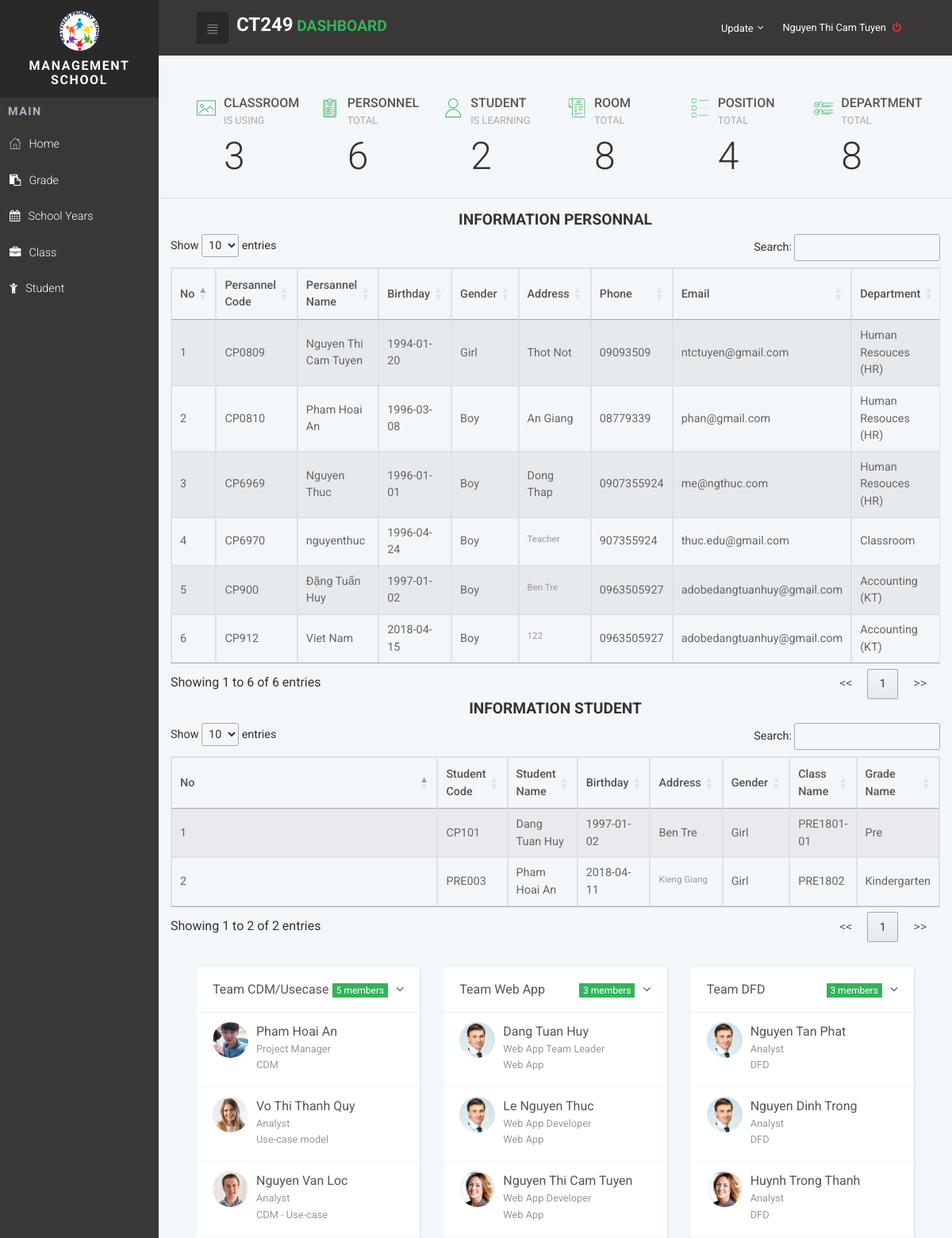
The app's page /index.php (signed in, upper part), older data.
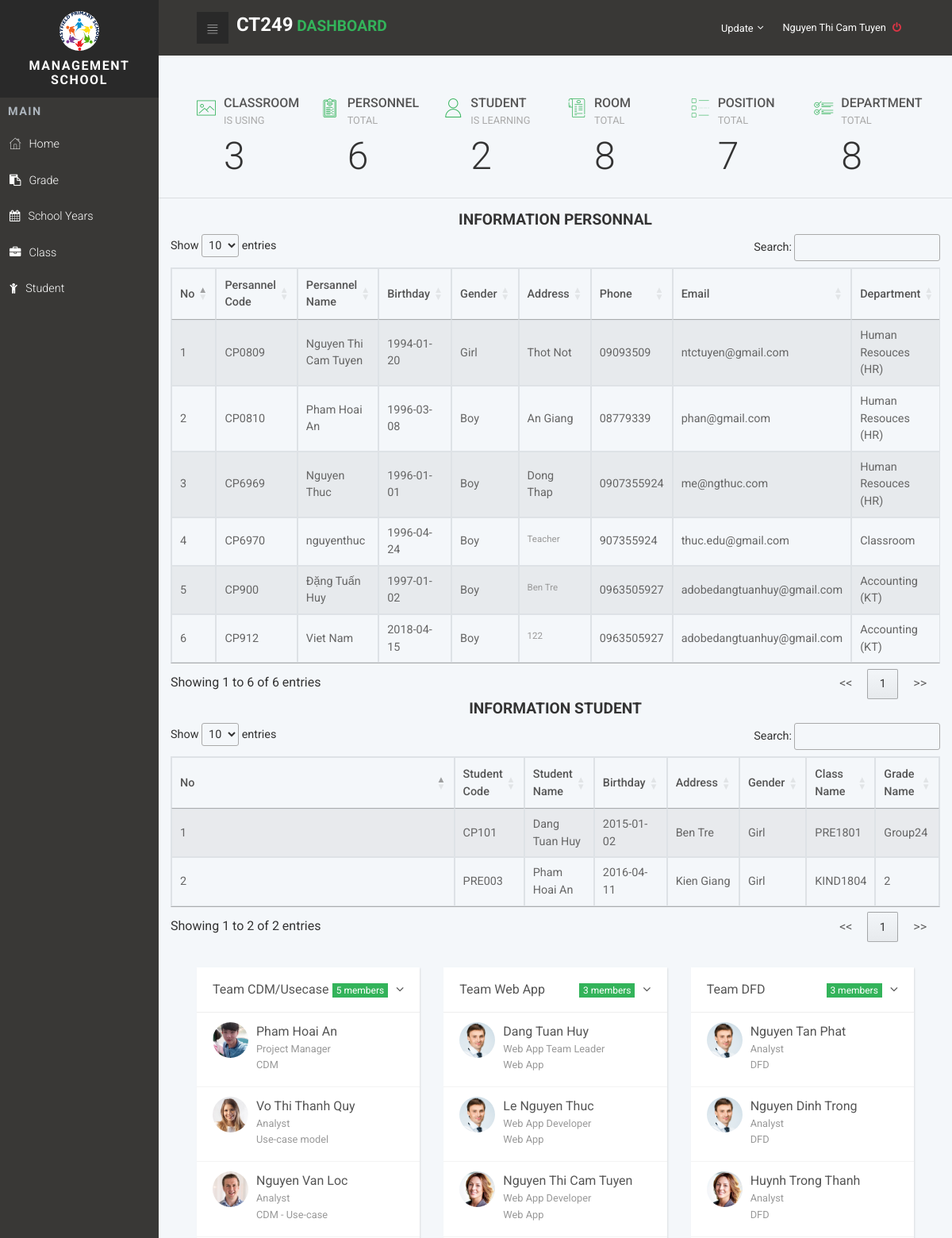
The same page, newer data.
### tables this page shows
CREATE TABLE IF NOT EXISTS `Student` (
  `StudentCode` varchar(155) NOT NULL,
  `StudentName` varchar(155) NOT NULL,
  `StudentBirth` date NOT NULL,
  `StudentGender` int(11) NOT NULL DEFAULT '0',
  `StudentAddress` varchar(150) NOT NULL,
  `YourFatherName` varchar(70) NOT NULL,
  `JobFather` varchar(50) DEFAULT NULL,
  `YourMotherName` varchar(70) NOT NULL,
  `JobMother` varchar(50) DEFAULT NULL,
  `PhoneHouse` varchar(50) NOT NULL,
  `StudentStatus` smallint(6) DEFAULT '1',
  `ClassId` int(11) DEFAULT NULL
);

CREATE TABLE IF NOT EXISTS `Class` (
  `ClassId` int(10) NOT NULL,
  `ClassName` varchar(100) NOT NULL,
  `Enrollment` int(10) unsigned NOT NULL,
  `ClassStatus` tinyint(4) DEFAULT '0',
  `GradeId` int(11) NOT NULL
);

CREATE TABLE IF NOT EXISTS `Grade` (
  `GradeId` int(11) NOT NULL,
  `GradeName` varchar(50) NOT NULL
);

### body.php (the view, shortened to what the changed rows need)
<section class="dashboard-counts section-padding">
  <div class="container-fluid">
    <div class="row">
      <div class="col-xl-2 col-md-4 col-6">
        <div class="wrapper count-title d-flex">
          <div class="icon"><i class="icon-picture"></i></div>
          <div class="name"><strong class="text-uppercase">CLASSROOM</strong><span>IS USING</span>
            <?php
            $result = mysqli_query($conn," SELECT `ClassId`, `ClassName`, `Enrollment`, `ClassStatus`, `GradeId` FROM `Class` WHERE `ClassStatus`=1");
            $num_rows = mysqli_num_rows($result);
            ?>
            <div class="count-number"><?=$num_rows?></div>
          </div>
        </div>
      </div>
      <div class="col-xl-2 col-md-4 col-6">
        <div class="wrapper count-title d-flex">
          <div class="icon"><i class="icon-padnote"></i></div>
          <div class="name"><strong class="text-uppercase">PERSONNEL</strong><span>TOTAL</span>
            <?php
            $result1=mysqli_query($conn,"SELECT * FROM `Personnel` ");
            $num_rows1 = mysqli_num_rows($result1);
            ?>
            <div class="count-number"><?=$num_rows1?></div>
          </div>
        </div>
      </div>
      <div class="col-xl-2 col-md-4 col-6">
        <div class="wrapper count-title d-flex">
          <div class="icon"><i class="icon-user"></i></div>
          <div class="name"><strong class="text-uppercase">STUDENT</strong><span>IS LEARNING</span>
            <?php
            $result2 = mysqli_query($conn," SELECT * FROM `Student` WHERE `StudentStatus`=1");
            $num_rows2 = mysqli_num_rows($result2);
            ?>
            <div class="count-number"><?=$num_rows2?></div>
          </div>
        </div>
      </div>
      <div class="col-xl-2 col-md-4 col-6">
        <div class="wrapper count-title d-flex">
          <div class="icon"><i class="icon-bill"></i></div>
          <div class="name"><strong class="text-uppercase">ROOM</strong><span>TOTAL</span>
            <?php
            $result3 = mysqli_query($conn,"SELECT * FROM `Class`");
            $num_rows3 = mysqli_num_rows($result3)
            ?>
            <div class="count-number"><?=$num_rows3?></div>
          </div>
        </div>
      </div>
      <div class="col-xl-2 col-md-4 col-6">
        <div class="wrapper count-title d-flex">
          <div class="icon"><i class="icon-list"></i></div>
          <div class="name"><strong class="text-uppercase">POSITION</strong><span>TOTAL</span>
            <?php
            $result4 = mysqli_query($conn,"SELECT `PositionId`, `PositionName`, `PositionDetails`, `DepartmentId` FROM `Position`");
            $num_rows4 = mysqli_num_rows($result4)
            ?>
            <div class="count-number"><?=$num_rows4?></div>
          </div>
        </div>
      </div>
      <div class="col-xl-2 col-md-4 col-6">
        <div class="wrapper count-title d-flex">
          <div class="icon"><i class="icon-list-1"></i></div>
          <div class="name"><strong class="text-uppercase">DEPARTMENT</strong><span>TOTAL</span>
            <?php
            $result5 = mysqli_query($conn,"SELECT `DepartmentId`, `DepartmentName`, `DepartmentDetails` FROM `Department` ");
            $num_rows5 = mysqli_num_rows($result5)
            ?>
            <div class="count-number"><?=$num_rows5?></div>
          </div>
        </div>
      </div>
    </div>
  </div>
  <hr/>
  <section class="statistics">
    <div class="container">
      <h3 class="text-center">INFORMATION PERSONNAL</h3>
      <table class="table-striped table-responsive table-bordered" id="myTable">
       <thead>
        <tr>
         <th ><strong>No</strong></th>
         <th class="col-md-1"><strong>Persannel Code</strong></th>
         <th class="col-md-1"><strong>Persannel Name</strong></th>
         <th class="col-md-1"><strong>Birthday</strong></th>
         <th class="col-md-1"><strong>Gender</strong></th>
         <th class="col-md-1"><strong>Address</strong></th>
         <th class="col-md-1"><strong>Phone</strong></th>
         <th class="col-md-1"><strong>Email</strong></th>
         <th class="col-md-1"><strong>Department</strong></th>
       </tr>
     </thead>
     <tbody>
      <?php
      $num=1;
      $result = mysqli_query($conn,"SELECT
        `PersonnelCode`,`PersonnelName`,`PersonnelBirth`,
        `PersonnelGender`,`PersonnelAddress`,`PersonnelNum`,`PersonnelEmail`,`DepartmentName`, `PositionName`
        FROM `Personnel` p
        JOIN `Position` ON `Position`.PositionId = p.`PositionId`
        JOIN `Department` ON `Department`.DepartmentId = `Position`.`PositionId`");
      while($row=mysqli_fetch_array($result, MYSQLI_ASSOC))
      {
       ?>
       <tr>
        <td><?php echo $num ?></td>
        <td><?php echo $row["PersonnelCode"] ?></td>
        <td><?php echo $row["PersonnelName"] ?></td>
        <td><?php echo $row["PersonnelBirth"] ?></td>
        <td><?php echo $row["PersonnelGender"] == 0 ?"Boy" : "Girl" ?></td>
        <td><?php echo $row["PersonnelAddress"] ?></td>
        <td><?php echo $row["PersonnelNum"] ?></td>
        <td><?php echo $row["PersonnelEmail"] ?></td>
        <td><?php echo $row["DepartmentName"] ?></td>
      </tr>
      <?php
      $num++;
    }
    ?>
  </tbody>
</table>
</div>
</section>
<section class="statistics">
  <div class="container">
    <h3 class="text-center">INFORMATION STUDENT</h3>
    <table class="table-striped table-responsive table-bordered" id="myTable1">
     <thead>
      <tr>
       <th ><strong>No</strong></th>
       <th class="col-md-1"><strong>Student Code</strong></th>
       <th class="col-md-1"><strong>Student Name</strong></th>
       <th class="col-md-1"><strong>Birthday</strong></th>
       <th class="col-md-1"><strong>Address</strong></th>
       <th class="col-md-1"><strong>Gender</strong></th>
       <th class="col-md-1"><strong>Class Name</strong></th>
       <th class="col-md-1"><strong>Grade Name</strong></th>
     </tr>
   </thead>
   <tbody>
    <?php
    $num1=1;
    $result = mysqli_query($conn,"SELECT `StudentCode`,`StudentName`,`StudentBirth`,`StudentGender`,`StudentAddress`, `ClassName`, GradeName
      FROM `Student` st
      JOIN `Class`  ON Class.`ClassId` = st.`ClassId`
      JOIN Grade ON Grade.GradeId = Class.ClassId");
    while($row=mysqli_fetch_array($result, MYSQLI_ASSOC))
    {
     ?>
     <tr>
      <td><?php echo $num1 ?></td>
      <td><?php echo $row["StudentCode"] ?></td>
      <td><?php echo $row["StudentName"] ?></td>
      <td><?php echo $row["StudentBirth"] ?></td>
      <td><?php echo $row["StudentAddress"] ?></td>
      <td><?php echo $row["StudentGender"] ==1 ?"Boy" : "Girl" ?></td>
      <td><?php echo $row["ClassName"] ?></td>
      <td><?php echo $row["GradeName"] ?></td>
    </tr>
    <?php
    $num1 ++;
  }
  ?>
</tbody>
</table>
</div>
</section>
<section class="mt-30px mb-30px">
  <div class="container-fluid">
    <div class="row">
      <div class="col-lg-4 col-md-12">
        <div id="daily-feeds" class="card updates daily-feeds">
          <div id="feeds-header" class="card-header d-flex justify-content-between align-items-center">
            <h2 class="h5 display"><a data-toggle="collapse" data-parent="#daily-feeds" href="#tda-box" aria-expanded="true" aria-controls="tda-box">Team CDM/Usecase</a></h2>
            <div class="right-column">
              <div class="badge badge-primary">5 members</div><a data-toggle="collapse" data-parent="#daily-feeds" href="#tda-box" aria-expanded="true" aria-controls="tda-box"><i class="fa fa-angle-down"></i></a>
            </div>
          </div>
          <div id="tda-box" role="tabpanel" class="collapse show">
            <div class="feed-box">
              <ul class="feed-elements list-unstyled">
                <li class="clearfix">
                  <div class="feed d-flex justify-content-between">
                    <div class="feed-body d-flex justify-content-between"><a href="#" class="feed-profile"><img src="img/2.png" alt="person" class="img-fluid rounded-circle"></a>
                      <div class="content"><strong>Pham Hoai An</strong><small>Project Manager </small>
                        <div class="full-date"><small>CDM</small></div>
                      </div>
                    </div>
                  </div>
                </li>
                <li class="clearfix">
                  <div class="feed d-flex justify-content-between">
                    <div class="feed-body d-flex justify-content-between"><a href="#" class="feed-profile"><img src="img/avatar-5.jpg" alt="person" class="img-fluid rounded-circle"></a>
                      <div class="content"><strong>Vo Thi Thanh Quy</strong><small>Analyst </small>
                        <div class="full-date"><small>Use-case model</small></div>
                      </div>
                    </div>
                  </div>
                </li>
                <li class="clearfix">
                  <div class="feed d-flex justify-content-between">
                    <div class="feed-body d-flex justify-content-between"><a href="#" class="feed-profile"><img src="img/avatar-1.jpg" alt="person" class="img-fluid rounded-circle"></a>
                      <div class="content"><strong>Nguyen Van Loc</strong><small>Analyst </small>
                        <div class="full-date"><small>CDM - Use-case</small></div>
                      </div>
                    </div>
                  </div>
                </li>
              </ul>
            </div>
          </div>
        </div>
      </div>
      <div class="col-lg-4 col-md-6">
        <div id="daily-feeds" class="card updates daily-feeds">
          <div id="feeds-header" class="card-header d-flex justify-content-between align-items-center">
            <h2 class="h5 display"><a data-toggle="collapse" data-parent="#daily-feeds" href="#td-box" aria-expanded="true" aria-controls="td-box">Team Web App</a></h2>
            <div class="right-column">
              <div class="badge badge-primary">3 members</div><a data-toggle="collapse" data-parent="#daily-feeds" href="#td-box" aria-expanded="true" aria-controls="td-box"><i class="fa fa-angle-down"></i></a>
            </div>
          </div>
          <div id="td-box" role="tabpanel" class="collapse show">
            <div class="feed-box">
              <ul class="feed-elements list-unstyled">
                <li class="clearfix">
                  <div class="feed d-flex justify-content-between">
                    <div class="feed-body d-flex justify-content-between"><a href="#" class="feed-profile"><img src="img/avatar-2.jpg" alt="person" class="img-fluid rounded-circle"></a>
                      <div class="content"><strong>Dang Tuan Huy</strong><small>Web App Team Leader  </small>
                        <div class="full-date"><small>Web App</small></div>
                      </div>
                    </div>
                  </div>
                </li>
                <li class="clearfix">
                  <div class="feed d-flex justify-content-between">
                    <div class="feed-body d-flex justify-content-between"><a href="#" class="feed-profile"><img src="img/avatar-2.jpg" alt="person" class="img-fluid rounded-circle"></a>
                      <div class="content"><strong>Le Nguyen Thuc</strong><small>Web App Developer </small>
                        <div class="full-date"><small>Web App</small></div>
                      </div>
                    </div>
                  </div>
                </li>
                <li class="clearfix">
                  <div class="feed d-flex justify-content-between">
                    <div class="feed-body d-flex justify-content-between"><a href="#" class="feed-profile"><img src="img/avatar-3.jpg" alt="person" class="img-fluid rounded-circle"></a>
                      <div class="content"><strong>Nguyen Thi Cam Tuyen</strong><small>Web App Developer </small>
                        <div class="full-date"><small>Web App</small></div>
                      </div>
                    </div>
                  </div>
                </li>
              </ul>
            </div>
          </div>
        </div>
      </div>
      <div class="col-lg-4 col-md-6">
        <div id="daily-feeds" class="card updates daily-feeds">
          <div id="feeds-header" class="card-header d-flex justify-content-between align-items-center">
            <h2 class="h5 display"><a data-toggle="collapse" data-parent="#daily-feeds" href="#dfd-box" aria-expanded="true" aria-controls="dfd-box">Team DFD</a></h2>
            <div class="right-column">
              <div class="badge badge-primary">3 members</div><a data-toggle="collapse" data-parent="#daily-feeds" href="#dfd-box" aria-expanded="true" aria-controls="dfd-box"><i class="fa fa-angle-down"></i></a>
            </div>
          </div>
          <div id="dfd-box" role="tabpanel" class="collapse show">
            <div class="feed-box">
              <ul class="feed-elements list-unstyled">
                <li class="clearfix">
                  <div class="feed d-flex justify-content-between">
                    <div class="feed-body d-flex justify-content-between"><a href="#" class="feed-profile"><img src="img/avatar-2.jpg" alt="person" class="img-fluid rounded-circle"></a>
                      <div class="content"><strong>Nguyen Tan Phat</strong><small>Analyst </small>
                        <div class="full-date"><small>DFD</small></div>
                      </div>
                    </div>
                  </div>
                </li>
                <li class="clearfix">
                  <div class="feed d-flex justify-content-between">
                    <div class="feed-body d-flex justify-content-between"><a href="#" class="feed-profile"><img src="img/avatar-2.jpg" alt="person" class="img-fluid rounded-circle"></a>
                      <div class="content"><strong>Nguyen Dinh Trong</strong><small>Analyst </small>
                        <div class="full-date"><small>DFD</small></div>
                      </div>
                    </div>
                  </div>
                </li>
                <li class="clearfix">
                  <div class="feed d-flex justify-content-between">
                    <div class="feed-body d-flex justify-content-between"><a href="#" class="feed-profile"><img src="img/avatar-3.jpg" alt="person" class="img-fluid rounded-circle"></a>
                      <div class="content"><strong>Huynh Trong Thanh</strong><small>Analyst </small>
                        <div class="full-date"><small>DFD</small></div>
                      </div>
                    </div>
                  </div>
                </li>
              </ul>
            </div>
          </div>
        </div>
      </div>
    </div>
  </div>
</section>

Row changes from the older to the newer data that the page shows:
changed student "CP101": StudentBirth "1997-01-02" → "2015-01-02"; ClassId.ClassName "PRE1801-01" → "PRE1801"; grade.GradeName "Pre" → "Group24"
changed student "PRE003": StudentBirth "2018-04-11" → "2016-04-11"; StudentAddress "Kieng Giang" → "Kien Giang"; ClassId.ClassName "PRE1802" → "KIND1804"; grade.GradeName "Kindergarten" → "2"
Text that changed along with them:
$num_rows4: "4" → "7"
